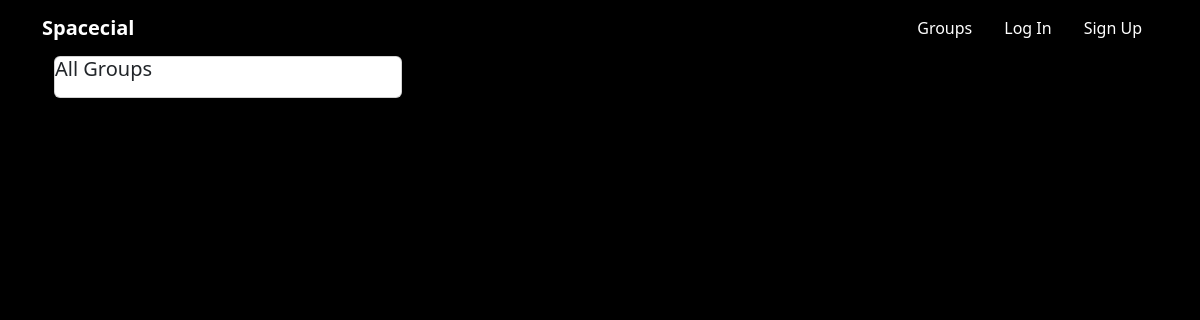
The app's page /posts/, older data.
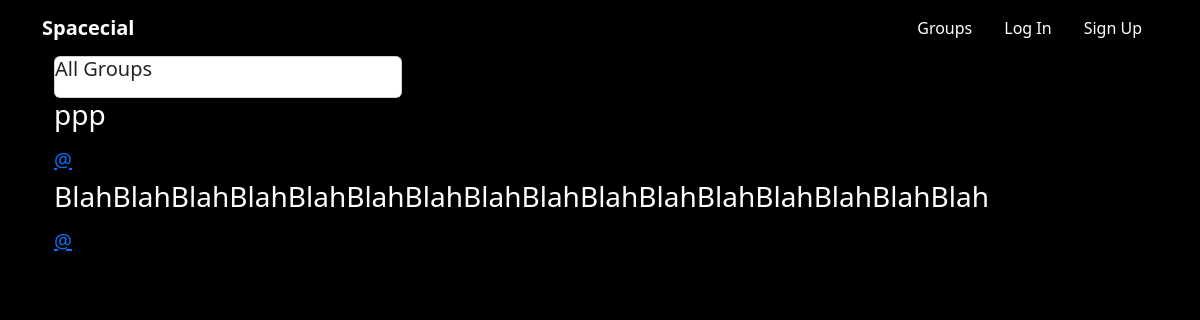
The same page, newer data.
### posts/models.py (models this page shows, shortened)
class Post(models.Model):
    username = models.ForeignKey(User, on_delete=models.CASCADE, related_name='posts')
    created = models.DateTimeField(auto_now_add=True)
    message = models.TextField()
    message_html = models.TextField(editable=False)
    group = models.ForeignKey(Group, on_delete=models.CASCADE, related_name='posts', null=True, blank=True)
    class Meta:
        ordering = ['-created']
        unique_together = ('username', 'message')

### posts/views.py (the view)
# urls.py: path('',views.PostList.as_view(),name='all'),
class PostList(SelectRelatedMixin, generic.ListView):
    model = models.Post
    select_related = ('user','group')

### posts/templates/posts/post_list.html (shortened to what this page needs)
{% extends 'posts/post_base.html' %}
{% block prepost %}
    <div class="col-md-4">
    <div class="card card-with-shadow">
        <div class="content">
            <h5 class="title">All Groups</h5>
        </div>
    </div>
    </div>
{% endblock %}
{% block post_content %}
	 <div>
     {% for post in post_list %}
         {% include "posts/_post.html" %}
     {% endfor %}
     </div>
{% endblock %}

### posts/templates/posts/_post.html (shortened to what this page needs)
<div class="post media">
    <h3>{{ post.message_html|safe }}</h3>
    <div class="media-body">
        <h5 class="media-heading">
            <span class="username">
                <a href="{% url 'posts:for_user' username=post.user.username %}">@{{ post.user.username }}</a>
            </span>
        </h5>
    </div>
</div>

Row changes from the older to the newer data that the page shows:
added Post: message_html "ррр"
added Post: message_html "BlahBlahBlahBlahBlahBlahBlahBlahBlahBlahBlahBlahBlahBlahBlahBlah"
